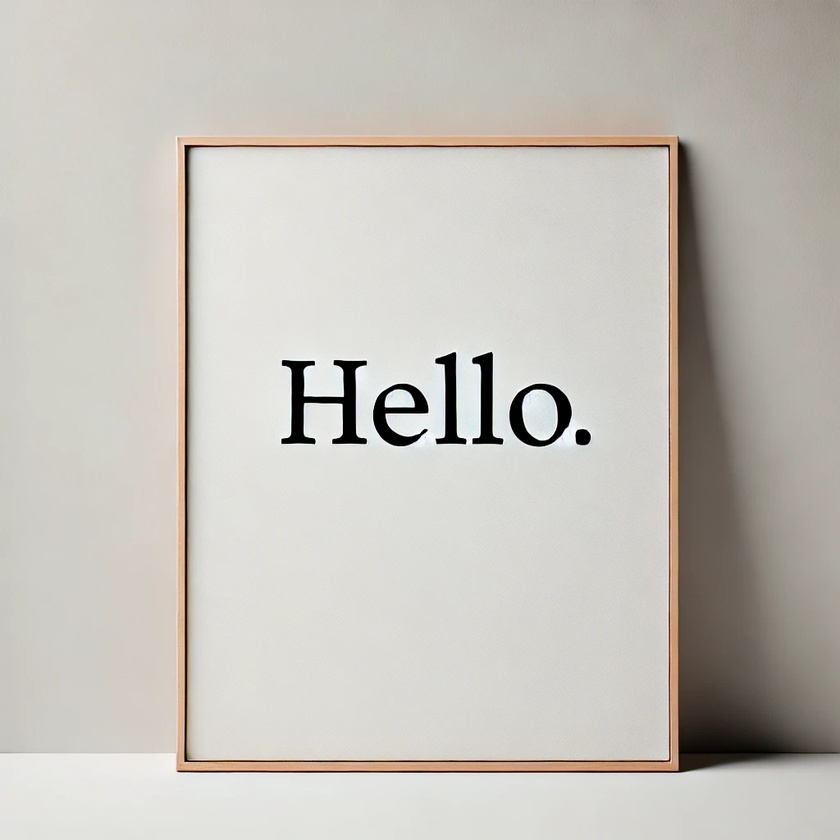
#> input picture Learn/Opencv-python/sample.jpg, 840 x 840 px, shrunk from 1024 x 1024 before the run, found by its file name
$ python text_extraction.py
#> lines starting #> are read from the running program, lines starting #| are printed output that depends on the picture; after the words box and inside, x2 and y2 are one past the last pixel; in counts of white or black regions, pixels touching at a corner belong together
# Import required packages
import cv2
import pytesseract

# Mention the installed location of Tesseract-OCR in your system
pytesseract.pytesseract.tesseract_cmd = '/bin/tesseract'  # In case using colab after installing above modules

# Read image from which text needs to be extracted
img = cv2.imread("/home/tejas/Programs/Python/Learn/Opencv-python/sample.jpg")
#> img is the input picture: shape (840, 840, 3); mean B, G, R 186.5, 193.4, 196.9

# Preprocessing the image starts

# Convert the image to gray scale
gray = cv2.cvtColor(img, cv2.COLOR_BGR2GRAY)
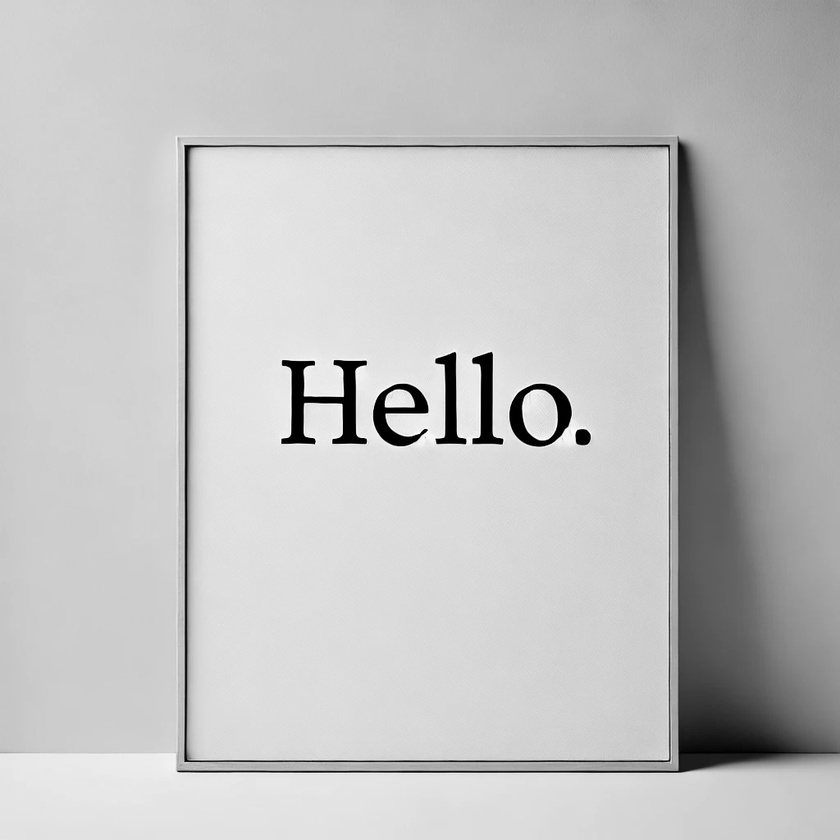
#> gray: shape (840, 840); min 0, max 255, mean 193.7

# Performing OTSU threshold
ret, thresh1 = cv2.threshold(gray, 0, 255, cv2.THRESH_OTSU | cv2.THRESH_BINARY_INV)
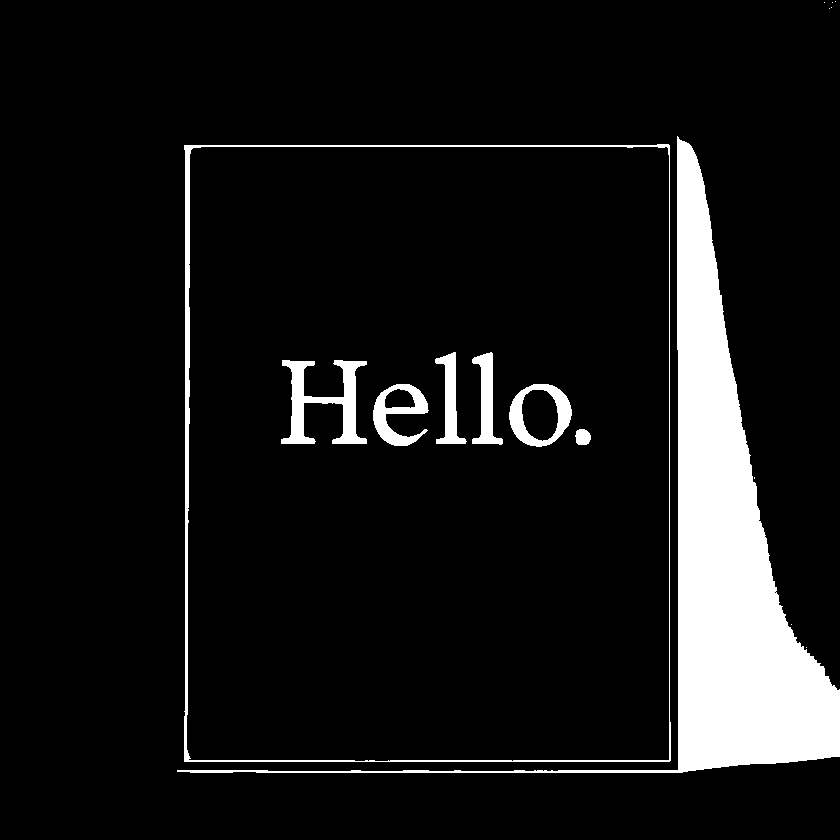
#> thresh1: shape (840, 840); 9.2% white; 16 white regions (8 under 20 px), largest, box (x1, y1, x2, y2) and area: (177, 136, 840, 773) 51002, (184, 144, 671, 762) 5087, (281, 360, 367, 444) 2873
#> ret = 140

# Specify structure shape and kernel size.
# Kernel size increases or decreases the area
# of the rectangle to be detected.
# A smaller value like (10, 10) will detect
# each word instead of a sentence.
rect_kernel = cv2.getStructuringElement(cv2.MORPH_RECT, (18, 18))

# Applying dilation on the threshold image
dilation = cv2.dilate(thresh1, rect_kernel, iterations = 1)
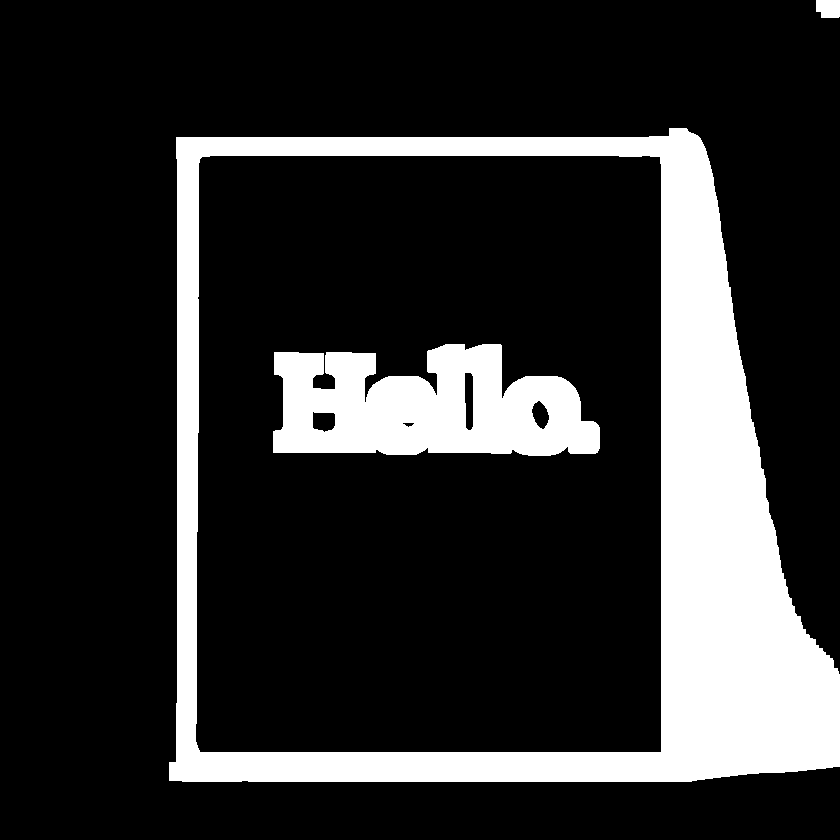
#> dilation: shape (840, 840); 18.7% white; 3 white regions

# Finding contours
contours, hierarchy = cv2.findContours(dilation, cv2.RETR_EXTERNAL,
                                                 cv2.CHAIN_APPROX_NONE)
#> contours = 2 contours; box (x1, y1, x2, y2) and area: (169, 128, 840, 782) 379684, (816, 0, 840, 18) 361

# Creating a copy of image
im2 = img.copy()

# A text file is created and flushed
file = open("recognized.txt", "w+")
file.write("")
file.close()

# Looping through the identified contours
# Then rectangular part is cropped and passed on
# to pytesseract for extracting text from it
# Extracted text is then written into the text file
for cnt in contours:
    x, y, w, h = cv2.boundingRect(cnt)

    # Drawing a rectangle on copied image
    rect = cv2.rectangle(im2, (x, y), (x + w, y + h), (0, 255, 0), 2)

    # Cropping the text block for giving input to OCR
    cropped = im2[y:y + h, x:x + w]

    # Open the file in append mode
    file = open("recognized.txt", "a")

    # Apply OCR on the cropped image
#> (the run stopped early here; a loop or call above may not have finished)
